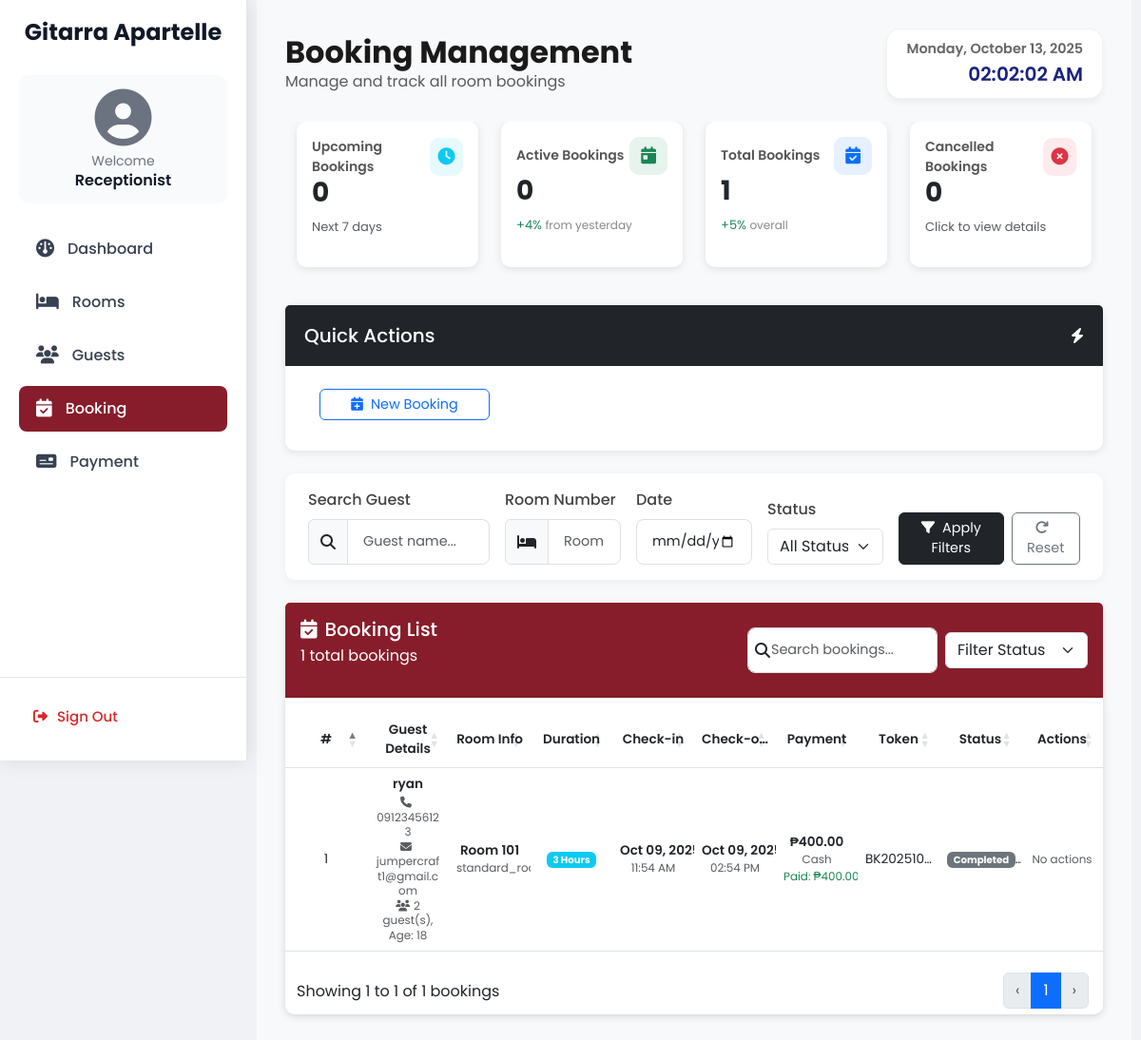
The app's page /receptionist-booking.php, older data.
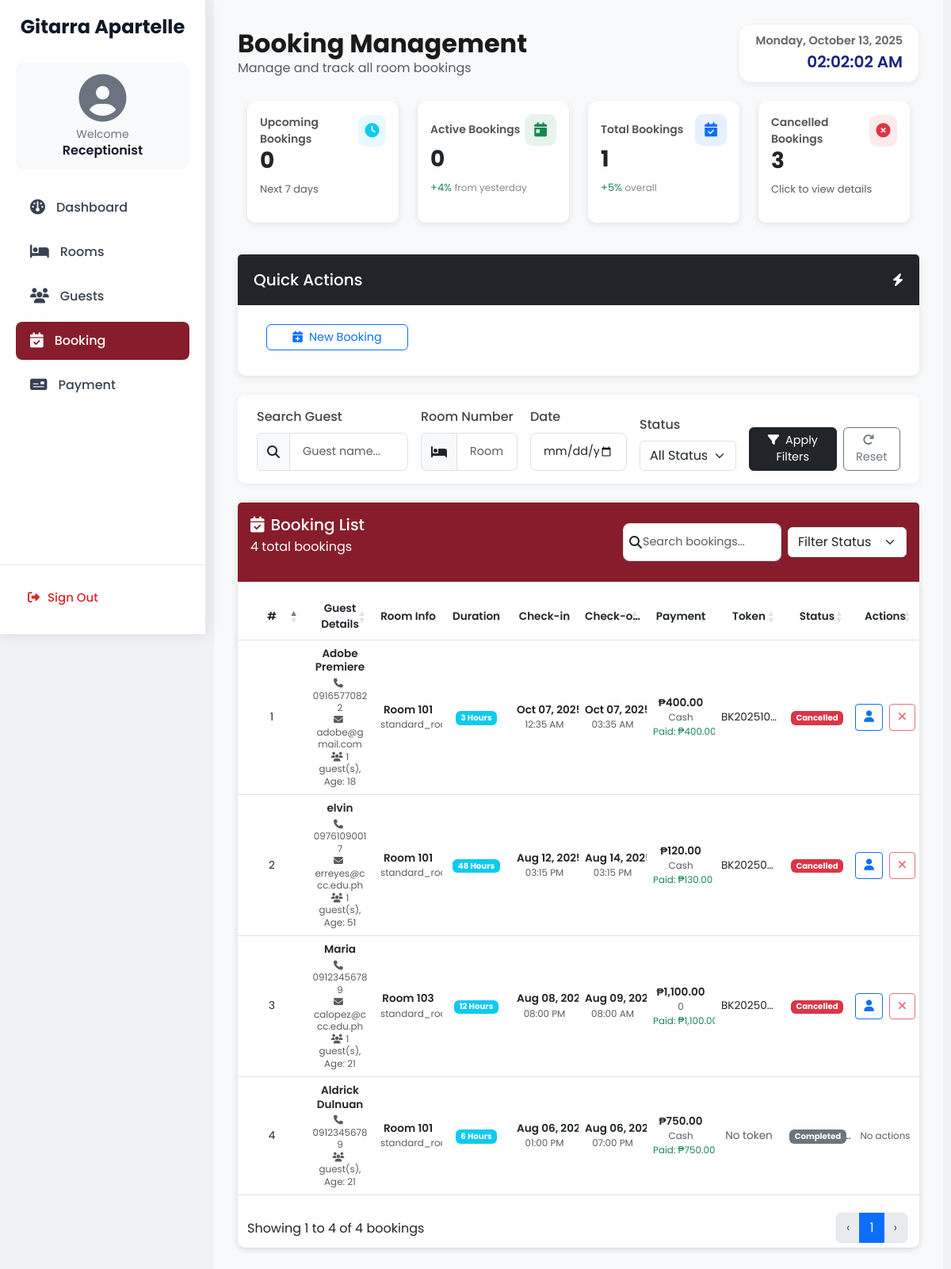
The same page, newer data.
### tables this page shows
CREATE TABLE `bookings` (
  `id` int NOT NULL,
  `guest_name` varchar(100) DEFAULT NULL,
  `email` varchar(255) DEFAULT NULL,
  `address` text,
  `telephone` varchar(20) DEFAULT NULL,
  `age` int DEFAULT NULL,
  `num_people` int DEFAULT NULL,
  `room_number` varchar(10) DEFAULT NULL,
  `duration` varchar(10) DEFAULT NULL,
  `payment_mode` varchar(10) DEFAULT NULL,
  `reference_number` varchar(50) DEFAULT NULL,
  `booking_token` varchar(20) DEFAULT NULL,
  `amount_paid` double DEFAULT NULL,
  `total_price` double DEFAULT NULL,
  `change_amount` double DEFAULT NULL,
  `start_date` datetime DEFAULT NULL,
  `end_date` datetime DEFAULT NULL,
  `status` varchar(20) NOT NULL DEFAULT 'upcoming',
  `created_at` timestamp NULL DEFAULT CURRENT_TIMESTAMP,
  `cancellation_reason` text,
  `cancelled_at` datetime DEFAULT NULL
);

CREATE TABLE `rooms` (
  `id` int NOT NULL,
  `room_number` int NOT NULL,
  `room_type` enum('single','twin_room','standard_room','studio','suite','queen_room','executive_room','suites','accessible_room','hollywood_twin_room','king_room','studio_hotel_rooms','villa','double_hotel_rooms','honeymoon_suite','penthouse_suite','single_hotel_rooms','adjoining_room','presidential_suite','connecting_rooms','quad_room','deluxe_room','double_room','triple_room') NOT NULL,
  `status` enum('available','booked','maintenance') NOT NULL DEFAULT 'available',
  `created_at` timestamp NULL DEFAULT CURRENT_TIMESTAMP,
  `updated_at` timestamp NULL DEFAULT CURRENT_TIMESTAMP ON UPDATE CURRENT_TIMESTAMP,
  `price_3hrs` decimal(10,2) NOT NULL DEFAULT '0.00',
  `price_6hrs` decimal(10,2) NOT NULL DEFAULT '0.00',
  `price_12hrs` decimal(10,2) NOT NULL DEFAULT '0.00',
  `price_24hrs` decimal(10,2) NOT NULL DEFAULT '0.00',
  `price_ot` decimal(10,2) NOT NULL DEFAULT '0.00'
);

CREATE TABLE `checkins` (
  `id` int NOT NULL,
  `guest_name` varchar(100) NOT NULL,
  `address` varchar(255) NOT NULL,
  `telephone` varchar(15) NOT NULL,
  `room_number` int NOT NULL,
  `room_type` varchar(50) NOT NULL,
  `stay_duration` int NOT NULL,
  `total_price` decimal(10,2) NOT NULL,
  `amount_paid` decimal(10,2) NOT NULL,
  `change_amount` decimal(10,2) NOT NULL,
  `payment_mode` enum('cash','gcash') NOT NULL,
  `check_in_date` datetime NOT NULL,
  `check_out_date` datetime NOT NULL,
  `status` enum('scheduled','checked_in','checked_out') DEFAULT 'scheduled',
  `gcash_reference` varchar(100) DEFAULT NULL,
  `receptionist_id` int DEFAULT NULL
);

### receptionist-booking.php (the view, shortened to what the changed rows need)
<?php
require_once 'database.php';
$conn->query("
    UPDATE bookings
    SET status = 'active'
    WHERE start_date <= NOW()
      AND end_date > NOW()
      AND status NOT IN ('cancelled', 'completed')
");
$conn->query("
    UPDATE bookings
    SET status = 'completed'
    WHERE end_date <= NOW()
      AND status NOT IN ('cancelled', 'completed')
");
$conn->query("
    UPDATE bookings
    SET status = 'active'
    WHERE start_date <= NOW()
      AND end_date > NOW()
      AND status NOT IN ('cancelled', 'completed')
");
$conn->query("
    UPDATE bookings
    SET status = 'completed'
    WHERE end_date <= NOW()
      AND status NOT IN ('cancelled', 'completed')
");
$params = [];
$types = "";
$limit = 10;
$page = max((int)($_GET['page'] ?? 1), 1);
$offset = ($page - 1) * $limit;
$query = "SELECT b.*, r.room_type FROM bookings b
          LEFT JOIN rooms r ON b.room_number = r.room_number";
$query .= " ORDER BY b.start_date DESC LIMIT ?, ?";
$types .= "ii";
$params[] = $offset;
$params[] = $limit;
$stmt = $conn->prepare($query);
if (!empty($params)) {
    $stmt->bind_param($types, ...$params);
}
$stmt->execute();
$result = $stmt->get_result();
$cancelled_bookings_query = "SELECT COUNT(*) as total FROM bookings b WHERE b.status = 'cancelled'";
$cancelled_bookings_result = $conn->query($cancelled_bookings_query);
$cancelled_bookings = $cancelled_bookings_result->fetch_assoc()['total'] ?? 0;
$count_query = "SELECT COUNT(*) as total FROM bookings b LEFT JOIN rooms r ON b.room_number = r.room_number";
$count_stmt = $conn->prepare($count_query);
$count_stmt->execute();
$count_result = $count_stmt->get_result();
$total_records = $count_result->fetch_assoc()['total'];
?>
<!DOCTYPE html>
<html lang="en">
<head>
    <link href="https://cdn.jsdelivr.net/npm/bootstrap@5.3.0/dist/css/bootstrap.min.css" rel="stylesheet">
    <link rel="stylesheet" href="https://cdnjs.cloudflare.com/ajax/libs/font-awesome/6.4.2/css/all.min.css">
<link rel="stylesheet" href="https://cdn.datatables.net/1.13.6/css/dataTables.bootstrap5.min.css">
    <link href="style.css" rel="stylesheet">
</head>
<body>
    <div class="content">
        <div class="d-flex justify-content-between align-items-center mb-4">
            <div>
                <h2 class="fw-bold mb-0">Booking Management</h2>
            </div>
        </div>
        <div class="row mb-4">
            <div class="col-md-3 mb-3">
                <div class="card stat-card h-100 p-3 clickable-card" onclick="showCancelledBookings()">
                    <div class="d-flex justify-content-between align-items-center">
                        <p class="stat-title">Cancelled Bookings</p>
                        <div class="stat-icon bg-danger bg-opacity-10 text-danger">
                        </div>
                    </div>
                    <h3 class="fw-bold mb-1"><?= $cancelled_bookings ?></h3>
                    <p class="stat-change text-muted">Click to view details</p>
                </div>
            </div>
        </div>
<div class="card mb-4" id="bookingList">
  <div class="card-header d-flex justify-content-between align-items-center p-3" style="background-color: #871D2B;">
    <div>
      <h2 class="h5 mb-0 text-white">
        <i class="fas fa-calendar-check me-2 text-white"></i>Booking List
      </h2>
      <p class="text-sm text-white mt-1"><?= $total_records ?> total bookings</p>
    </div>
  </div>
  <div class="card-body p-0">
    <div class="table-responsive">
      <table id="bookingTable" class="table table-hover align-middle mb-0" style="width:100%;">
        <thead class="bg-gray-50 border-bottom border-gray-200">
          <tr>
            <th class="sorting px-4 py-3">#</th>
            <th class="sorting px-4 py-3">Guest Details</th>
            <th class="sorting px-4 py-3">Room Info</th>
            <th class="sorting px-4 py-3">Duration</th>
            <th class="sorting px-4 py-3">Check-in</th>
            <th class="sorting px-4 py-3">Check-out</th>
            <th class="sorting px-4 py-3">Payment</th>
            <th class="sorting px-4 py-3">Token</th>
            <th class="sorting px-4 py-3">Status</th>
            <th class="sorting px-4 py-3 text-center no-print">Actions</th>
          </tr>
        </thead>
        <tbody>
                            <?php
                            if ($result->num_rows > 0) {
                                $index = $offset + 1;
                                while ($row = $result->fetch_assoc()):
                                    $now = new DateTime();
                                    $start = new DateTime($row['start_date']);
                                    $end = new DateTime($row['end_date']);
                                    $latestCheckin = null;
                                    $lcStmt = $conn->prepare("
                                        SELECT check_in_date, check_out_date
                                        FROM checkins
                                        WHERE guest_name = ? AND room_number = ?
                                        ORDER BY check_in_date DESC
                                        LIMIT 1
                                    ");
                                    $lcStmt->bind_param("ss", $row['guest_name'], $row['room_number']);
                                    $lcStmt->execute();
                                    $lcRes = $lcStmt->get_result();
                                    if ($lcRes && $lcRow = $lcRes->fetch_assoc()) {
                                        $latestCheckin = $lcRow;
                                    }
                                    $currentOccupant = null;
                                  if ($row['status'] === 'completed') {
                                      $status_class = "bg-secondary";
                                      $status_text = "Completed";
                                  } else {
                                      if ($latestCheckin) {
                                          $ci_out = new DateTime($latestCheckin['check_out_date']);
                                          $ci_in = new DateTime($latestCheckin['check_in_date']);
                                          if ($ci_in <= $now && $ci_out > $now) {
                                              $status_class = "bg-warning text-dark";
                                              $status_text = "In Use";
                                          } elseif ($ci_out <= $now) {
                                              $status_class = "bg-secondary";
                                              $status_text = "Completed";
                                          } else {
                                              $status_class = "bg-info";
                                              $status_text = "Upcoming";
                                          }
                                      } else {
                                          if ($row['status'] === 'cancelled') {
                                              $status_class = "bg-danger";
                                              $status_text = "Cancelled";
                                          } elseif ($currentOccupant) {
                                              $status_class = "bg-warning text-dark";
                                              $status_text = "In Use";
                                          } elseif ($now < $start) {
                                              $status_class = "bg-info";
                                              $status_text = "Upcoming";
                                          } elseif ($now >= $start && $now <= $end) {
                                              $status_class = "bg-success";
                                              $status_text = "Active";
                                          } elseif ($now > $end) {
                                              $status_class = "bg-secondary";
                                              $status_text = "Completed";
                                          } else {
                                              $status_class = "bg-secondary";
                                              $status_text = ucfirst($row['status']);
                                          }
                                      }
                                  }
                            ?>
                            <tr>
                                 <td><?= $index++ ?></td>
            <td class="text-center align-middle">
            <div class="guest-info">
                <div class="fw-semibold mb-1"><?= htmlspecialchars($row['guest_name']) ?></div>
                <div class="small text-muted"><i class="fas fa-phone me-1"></i><?= htmlspecialchars($row['telephone']) ?></div>
                <?php if (!empty($row['email'])): ?>
                <div class="small text-muted"><i class="fas fa-envelope me-1"></i><?= htmlspecialchars($row['email']) ?></div>
                <?php endif; ?>
                <div class="small text-muted"><i class="fas fa-users me-1"></i><?= $row['num_people'] ?> guest(s), Age: <?= $row['age'] ?></div>
            </div>
            </td>
            <td>
              <div class="fw-semibold">Room <?= htmlspecialchars($row['room_number']) ?></div>
              <div class="small text-muted"><?= htmlspecialchars($row['room_type'] ?? 'Standard') ?></div>
            </td>
            <td><span class="badge bg-info"><?= htmlspecialchars($row['duration']) ?> Hours</span></td>
            <td>
              <div class="fw-semibold"><?= date('M d, Y', strtotime($row['start_date'])) ?></div>
              <div class="small text-muted"><?= date('h:i A', strtotime($row['start_date'])) ?></div>
            </td>
            <td>
              <div class="fw-semibold"><?= date('M d, Y', strtotime($row['end_date'])) ?></div>
              <div class="small text-muted"><?= date('h:i A', strtotime($row['end_date'])) ?></div>
            </td>
            <td>
              <div class="fw-semibold">₱<?= number_format($row['total_price'], 2) ?></div>
              <div class="small text-muted"><?= htmlspecialchars($row['payment_mode']) ?></div>
              <div class="small text-success">Paid: ₱<?= number_format($row['amount_paid'], 2) ?></div>
            </td>
            <td><?= !empty($row['booking_token']) ? htmlspecialchars($row['booking_token']) : '<span class="text-muted">No token</span>' ?></td>
            <td><span class="badge <?= $status_class ?>"><?= $status_text ?></span></td>
            <td class="text-center">
              <?php if ($status_text !== 'Completed'): ?>
              <div class="d-flex justify-content-center gap-2">
                <button class="btn btn-sm btn-outline-primary" onclick="viewGuestDetails(<?= $row['id'] ?>)" title="View"><i class="fas fa-user"></i></button>
                <button class="btn btn-sm btn-outline-danger" onclick="cancelBooking(<?= $row['id'] ?>, '<?= htmlspecialchars($row['guest_name']) ?>')" title="Cancel"><i class="fas fa-times"></i></button>
              </div>
              <?php else: ?>
                <span class="text-muted small">No actions</span>
              <?php endif; ?>
            </td>
          </tr>
          <?php endwhile; } ?>
        </tbody>
      </table>
    </div>
  </div>
</div>
</body>
</html>

Row changes from the older to the newer data that the page shows:
removed bookings: guest_name "ryan", telephone "09123456123", email "jumpercraft1@gmail.com", num_people "2", age "18", room_number "10…", rooms.room_type "standard…", duration "3", start_date "Oct 09, 2…", start_date "11:54 AM", end_date "Oct 09, 2…", end_date "02:54 PM", total_price "400.00", payment_mode "Cash", amount_paid "400.00", booking_token "BK202510…", checkins.check_in_date+check_out_date "Complete…", shows "No actions"
added bookings: guest_name "Adobe Premiere", telephone "09165770822", email "adobe@gmail.com", num_people "1", age "18", room_number "10…", rooms.room_type "standard…", duration "3", start_date "Oct 07, 2…", start_date "12:35 AM", end_date "Oct 07, 2…", end_date "03:35 AM", total_price "400.00", payment_mode "Cash", amount_paid "400.00", booking_token "BK202510…", status "Cancelled"
added bookings: guest_name "elvin", telephone "09761090017", email "erreyes@ccc.edu.ph", num_people "1", age "51", room_number "10…", rooms.room_type "standard…", duration "48", start_date "Aug 12, 2…", start_date "03:15 PM", end_date "Aug 14, 2…", end_date "03:15 PM", total_price "120.00", payment_mode "Cash", amount_paid "130.00", booking_token "BK20250…", status "Cancelled"
added bookings: guest_name "Maria", telephone "09123456789", email "calopez@ccc.edu.ph", num_people "1", age "21", room_number "10…", rooms.room_type "standard…", duration "12", start_date "Aug 08,…", start_date "08:00 PM", end_date "Aug 09,…", end_date "08:00 AM", total_price "1,100.0…", payment_mode "0", amount_paid "1,10…", booking_token "BK20250…", status "Cancelled"
added bookings: guest_name "Aldrick Dulnuan", telephone "09123456789", age "21", room_number "10…", rooms.room_type "standard…", duration "6", start_date "Aug 06,…", start_date "01:00 PM", end_date "Aug 06,…", end_date "07:00 PM", total_price "750.00", payment_mode "Cash", amount_paid "750.00", shows "No token", status "Complete…", shows "No actions"
Text that changed along with them:
$cancelled_bookings: "0" → "3"
$total_records: "1" → "4"
text written by a page script: "Showing 1 to 1 of 1 bookings ‹ 1 ›" → "Showing 1 to 4 of 4 bookings ‹ 1 ›"
